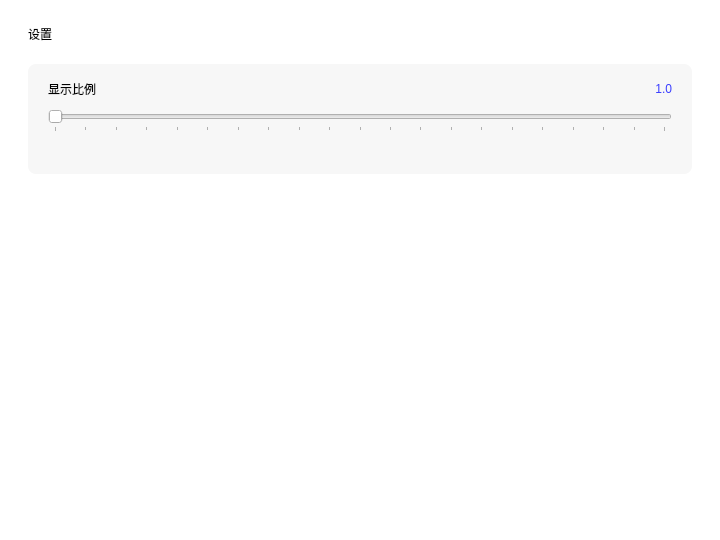
<?xml version="1.0" encoding="UTF-8"?>
<ui version="4.0">
 <class>Dialog</class>
 <widget class="QDialog" name="Dialog">
  <property name="geometry">
   <rect>
    <x>0</x>
    <y>0</y>
    <width>720</width>
    <height>540</height>
   </rect>
  </property>
  <property name="minimumSize">
   <size>
    <width>720</width>
    <height>540</height>
   </size>
  </property>
  <property name="maximumSize">
   <size>
    <width>720</width>
    <height>540</height>
   </size>
  </property>
  <property name="windowTitle">
   <string>设置</string>
  </property>
  <property name="styleSheet">
   <string notr="true">background-color: rgb(255, 255, 255);</string>
  </property>
  <widget class="QLabel" name="title_label">
   <property name="geometry">
    <rect>
     <x>28</x>
     <y>20</y>
     <width>200</width>
     <height>28</height>
    </rect>
   </property>
   <property name="styleSheet">
    <string notr="true">font: 14pt &quot;微软雅黑&quot;;
color: rgb(0, 0, 0);</string>
   </property>
   <property name="text">
    <string>设置</string>
   </property>
  </widget>
  <widget class="QFrame" name="scale_frame">
   <property name="geometry">
    <rect>
     <x>28</x>
     <y>64</y>
     <width>664</width>
     <height>110</height>
    </rect>
   </property>
   <property name="styleSheet">
    <string notr="true">background-color: rgb(247, 247, 247); border: none; border-radius: 8px;</string>
   </property>
   <property name="frameShape">
    <enum>QFrame::StyledPanel</enum>
   </property>
   <property name="frameShadow">
    <enum>QFrame::Raised</enum>
   </property>
   <widget class="QLabel" name="scale_title">
    <property name="geometry">
     <rect>
      <x>20</x>
      <y>14</y>
      <width>100</width>
      <height>22</height>
     </rect>
    </property>
    <property name="styleSheet">
     <string notr="true">font: 10pt &quot;微软雅黑&quot;;
color: rgb(0, 0, 0);</string>
    </property>
    <property name="text">
     <string>显示比例</string>
    </property>
   </widget>
   <widget class="QLabel" name="scale_value">
    <property name="geometry">
     <rect>
      <x>540</x>
      <y>14</y>
      <width>104</width>
      <height>22</height>
     </rect>
    </property>
    <property name="styleSheet">
     <string notr="true">font: 10pt &quot;微软雅黑&quot;;
color: rgb(57, 61, 255);</string>
    </property>
    <property name="alignment">
     <set>Qt::AlignRight|Qt::AlignTrailing|Qt::AlignVCenter</set>
    </property>
    <property name="text">
     <string>1.0</string>
    </property>
   </widget>
   <widget class="QSlider" name="scale_slider">
    <property name="geometry">
     <rect>
      <x>20</x>
      <y>46</y>
      <width>624</width>
      <height>22</height>
     </rect>
    </property>
    <property name="minimum">
     <number>0</number>
    </property>
    <property name="maximum">
     <number>20</number>
    </property>
    <property name="pageStep">
     <number>1</number>
    </property>
    <property name="value">
     <number>0</number>
    </property>
    <property name="orientation">
     <enum>Qt::Horizontal</enum>
    </property>
    <property name="tickPosition">
     <enum>QSlider::TicksBelow</enum>
    </property>
    <property name="tickInterval">
     <number>1</number>
    </property>
   </widget>
  </widget>
 </widget>
 <resources/>
 <connections/>
</ui>
